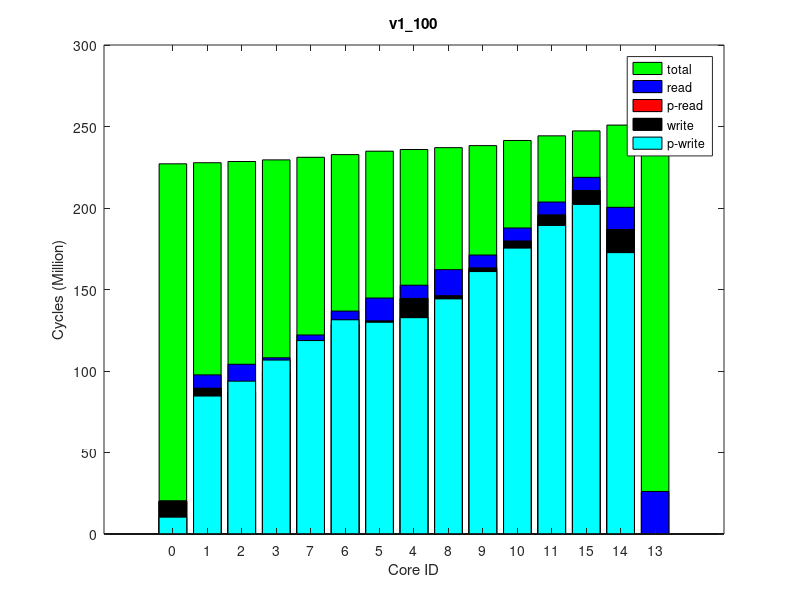

The MATLAB source for this figure:
times(1, :, :) = [
0, 228311863, 0
0, 228981313, 0
531, 229737177, 0
0, 230729605, 0
0, 237106413, 0
0, 236076477, 0
768, 233973406, 0
0, 232327264, 0
58, 238249616, 0
58, 239499042, 0
0, 242668033, 0
0, 245540405, 0
0, 252799856, 0
116, 252143832, 0
0, 248562185, 0
];
times(2, :, :) = [
0, 228326650, 0
0, 228996177, 0
413, 229752313, 0
0, 230743680, 0
0, 237122415, 0
0, 236092253, 0
116, 233988043, 0
0, 232341737, 0
0, 238264391, 0
776, 239512488, 0
0, 242678656, 0
0, 245551732, 0
0, 252811461, 0
116, 252158379, 0
0, 248579289, 0
];
times(3, :, :) = [
0, 228326642, 0
0, 228993571, 0
413, 229750020, 0
590, 230741845, 0
0, 237119462, 0
0, 236089924, 0
464, 233987684, 0
0, 232340081, 0
0, 238261614, 0
1162, 239510773, 0
0, 242675835, 0
0, 245548200, 0
0, 252800746, 0
116, 252148886, 0
0, 248570032, 0
];
times(4, :, :) = [
0, 228315172, 0
0, 228983343, 0
472, 229739723, 0
767, 230730471, 0
0, 237107709, 0
0, 236077393, 0
236, 233974383, 0
0, 232327526, 0
58, 238250288, 0
597, 239499111, 0
0, 242666705, 0
59, 245532216, 0
0, 252795884, 0
116, 252141300, 0
0, 248556822, 0
];
times(5, :, :) = [
0, 228325237, 0
0, 228994328, 0
531, 229750275, 0
772, 230741105, 0
0, 237119224, 0
0, 236090236, 0
468, 233985517, 0
0, 232339289, 0
0, 238260671, 0
1430, 239509963, 0
0, 242679407, 0
59, 245548024, 0
0, 252816717, 0
0, 252166967, 0
0, 248573283, 0
];
times(6, :, :) = [
0, 228323373, 0
0, 228993610, 0
590, 229749500, 0
0, 230741271, 0
0, 237119957, 0
0, 236090009, 0
464, 233986204, 0
0, 232339617, 0
58, 238262721, 0
948, 239511277, 0
0, 242677863, 0
59, 245551062, 0
0, 252823852, 0
0, 252172344, 0
0, 248574441, 0
];
times(7, :, :) = [
0, 228325451, 0
0, 228996181, 0
472, 229753685, 0
0, 230745766, 0
0, 237121511, 0
0, 236092231, 0
240, 233988216, 0
0, 232343119, 0
0, 238263388, 0
547, 239512700, 0
0, 242677751, 0
0, 245537233, 0
0, 252783996, 0
0, 252137574, 0
0, 248558959, 0
];
times(8, :, :) = [
0, 228317099, 0
0, 228986117, 0
531, 229742320, 0
776, 230733394, 0
0, 237111056, 0
0, 236081485, 0
174, 233977563, 0
0, 232331315, 0
58, 238253902, 0
546, 239503254, 0
0, 242669446, 0
0, 245537061, 0
0, 252795446, 0
116, 252147980, 0
0, 248561954, 0
];
times(9, :, :) = [
0, 228323157, 0
0, 228992997, 0
472, 229749043, 0
0, 230741328, 0
0, 237120974, 0
0, 236089787, 0
294, 233984623, 0
0, 232338778, 0
58, 238263258, 0
893, 239512531, 0
0, 242679543, 0
0, 245541678, 0
0, 252796497, 0
0, 252148200, 0
0, 248563348, 0
];
times(10, :, :) = [
0, 228331547, 0
0, 229000392, 0
413, 229753820, 0
0, 230745200, 0
0, 237123449, 0
0, 236092943, 0
758, 233989457, 0
0, 232343652, 0
0, 238265039, 0
239, 239514679, 0
0, 242683234, 0
0, 245551056, 0
0, 252807189, 0
0, 252147812, 0
0, 248575003, 0
];
ave_times = round(squeeze(mean(times)));
format long g, ave_times
std_times = round(squeeze(std(times)));
format long g, std_times
polling_read_times = ave_times;
times(1, :, :) = [
10318117, 226509291, 0
84698558, 227174344, 0
93807234, 227925799, 0
106738457, 228907727, 0
132774636, 235136452, 0
129928949, 234134728, 0
131477464, 232093601, 0
118747080, 230495190, 0
144308753, 236244114, 0
161048560, 237449267, 0
175429280, 240507290, 0
189313535, 243277189, 0
0, 250371664, 0
172639569, 249720634, 0
202198020, 246202390, 0
];
times(2, :, :) = [
10348540, 226498445, 0
84619035, 227163410, 0
93746453, 227913012, 0
106703427, 228895927, 0
132733176, 235123994, 0
129900281, 234122346, 0
131427238, 232081592, 0
118706571, 230483325, 0
144236303, 236231054, 0
161017777, 237435857, 0
175402954, 240493257, 0
189267226, 243268352, 0
0, 250370490, 0
172642151, 249721498, 0
202184103, 246196058, 0
];
times(3, :, :) = [
10334845, 226510844, 0
84777632, 227175442, 0
93885425, 227925920, 0
106822648, 228909504, 0
132747785, 235138594, 0
129907873, 234137295, 0
131479053, 232095377, 0
118778152, 230497794, 0
144247392, 236246060, 0
161011261, 237452167, 0
175416909, 240510016, 0
189283572, 243274184, 0
0, 250359313, 0
172620248, 249707396, 0
202183916, 246200482, 0
];
times(4, :, :) = [
10272745, 226471107, 0
84586283, 227136633, 0
93729010, 227887296, 0
106684962, 228870268, 0
132683864, 235098375, 0
129865841, 234096770, 0
131388318, 232056357, 0
118675988, 230458614, 0
144211462, 236205765, 0
160998254, 237411359, 0
175336579, 240470292, 0
189220932, 243239630, 0
0, 250330036, 0
172582875, 249673353, 0
202153792, 246166889, 0
];
times(5, :, :) = [
10278785, 226483219, 0
84574755, 227146118, 0
93688962, 227895570, 0
106655886, 228879561, 0
132685488, 235108848, 0
129840980, 234107649, 0
131377434, 232065704, 0
118665424, 230467804, 0
144211584, 236215933, 0
160962828, 237421817, 0
175330760, 240481186, 0
189275753, 243252469, 0
0, 250334833, 0
172579270, 249681105, 0
202180364, 246181147, 0
];
times(6, :, :) = [
10299693, 226490331, 0
84608457, 227154328, 0
93714027, 227906587, 0
106661214, 228888924, 0
132683028, 235118785, 0
129844586, 234117288, 0
131393797, 232075363, 0
118651111, 230477596, 0
144243224, 236225848, 0
161021096, 237430239, 0
175438678, 240489193, 0
189355108, 243260911, 0
0, 250340839, 0
172594531, 249689803, 0
202214929, 246186607, 0
];
times(7, :, :) = [
10310806, 226500834, 0
84619812, 227166991, 0
93737934, 227918948, 0
106697596, 228902130, 0
132702268, 235130266, 0
129888090, 234128839, 0
131429139, 232088072, 0
118692383, 230490371, 0
144245136, 236237708, 0
161040154, 237442576, 0
175392216, 240501808, 0
189308232, 243272639, 0
0, 250357748, 0
172621381, 249708871, 0
202160453, 246196785, 0
];
times(8, :, :) = [
10289028, 226480565, 0
84625462, 227143956, 0
93770242, 227895274, 0
106684535, 228876570, 0
132687829, 235106772, 0
129869975, 234105381, 0
131410044, 232063230, 0
118678997, 230465077, 0
144243438, 236213994, 0
160999447, 237418827, 0
175349184, 240476054, 0
189309367, 243243458, 0
0, 250334305, 0
172591270, 249678058, 0
202139774, 246166341, 0
];
times(9, :, :) = [
10332128, 226503250, 0
84602661, 227166240, 0
93716377, 227917337, 0
106679157, 228899900, 0
132691027, 235129464, 0
129859037, 234127564, 0
131393359, 232086293, 0
118666570, 230487581, 0
144238953, 236236703, 0
160976148, 237442206, 0
175378365, 240498414, 0
189271656, 243270689, 0
0, 250361479, 0
172623377, 249708951, 0
202192685, 246194590, 0
];
times(10, :, :) = [
10279533, 226487306, 0
84578741, 227152361, 0
93694360, 227902434, 0
106651955, 228885608, 0
132663980, 235115077, 0
129801227, 234113634, 0
131346583, 232072084, 0
118594019, 230473199, 0
144191815, 236222271, 0
160963218, 237426945, 0
175337053, 240485733, 0
189266103, 243261965, 0
0, 250342473, 0
172609809, 249697128, 0
202224597, 246191638, 0
];
ave_times = round(squeeze(mean(times)));
format long g, ave_times
std_times = round(squeeze(std(times)));
format long g, std_times
polling_write_times = ave_times;
times(1, :, :) = [
0, 252577941, 0
8268039, 253309823, 64000
16963525, 254126369, 128000
8309476, 255165841, 64000
8115540, 262078735, 64000
14133569, 260963415, 128000
8207063, 258670497, 64000
8245688, 256865089, 64000
16145484, 263309749, 128000
8054899, 264640123, 64000
8118146, 267996209, 64000
8022779, 271103512, 64000
26087771, 278831271, 255980
13577970, 278123493, 128000
8057495, 274306103, 64000
];
times(2, :, :) = [
0, 252578443, 0
8275049, 253311479, 64000
16871520, 254127234, 128000
8310413, 255168032, 64000
8115832, 262082286, 64000
14151485, 260967615, 128000
8216146, 258674490, 64000
8243043, 256869477, 64000
16092040, 263312992, 128000
8047886, 264644224, 64000
8118371, 268000560, 64000
8002226, 271112375, 64000
26089515, 278846397, 255980
13614733, 278142335, 128000
8022324, 274317274, 64000
];
times(3, :, :) = [
0, 252643971, 0
8272938, 253376521, 64000
16978679, 254194434, 128000
8301346, 255234432, 64000
8116441, 262143074, 64000
14153403, 261027478, 128000
8199192, 258735056, 64000
8248632, 256929761, 64000
16117665, 263374461, 128000
8030447, 264705141, 64000
8120230, 268061784, 64000
7995943, 271172739, 64000
26086843, 278902580, 255980
13580717, 278195367, 128000
8130369, 274373685, 64000
];
times(4, :, :) = [
0, 252624504, 0
8274042, 253356356, 64000
16982460, 254174474, 128000
8312775, 255212880, 64000
8113989, 262120116, 64000
14152666, 261005457, 128000
8214194, 258712388, 64000
8244274, 256906790, 64000
16068968, 263350586, 128000
8029213, 264681287, 64000
8118801, 268036967, 64000
7996665, 271141605, 64000
26089015, 278862177, 255980
13581274, 278158458, 128000
8132221, 274340329, 64000
];
times(5, :, :) = [
0, 252597795, 0
8275672, 253329295, 64000
16887688, 254147509, 128000
8308676, 255188944, 64000
8114476, 262101726, 64000
14152723, 260986525, 128000
8213834, 258693045, 64000
8243445, 256887817, 64000
16082678, 263332263, 128000
8039772, 264663158, 64000
8132897, 268021849, 64000
8004192, 271125899, 64000
26086505, 278843271, 255980
13574152, 278142921, 128000
8034466, 274328331, 64000
];
times(6, :, :) = [
0, 252591661, 0
8275359, 253323563, 64000
16885773, 254139808, 128000
8311413, 255180307, 64000
8113488, 262086677, 64000
14134194, 260972011, 128000
8205426, 258679816, 64000
8243697, 256874444, 64000
16068791, 263317359, 128000
8031319, 264647609, 64000
8120183, 268004881, 64000
8001740, 271116416, 64000
26088307, 278853472, 255980
13613730, 278147718, 128000
8023132, 274318812, 64000
];
times(7, :, :) = [
0, 252577507, 0
8276020, 253309040, 64000
16874456, 254127511, 128000
8310192, 255168831, 64000
8116249, 262079586, 64000
14133677, 260964425, 128000
8208153, 258671639, 64000
8247397, 256864947, 64000
16121054, 263310522, 128000
8031177, 264641260, 64000
8121254, 267996749, 64000
8000145, 271106126, 64000
26089075, 278823077, 255980
13614488, 278120182, 128000
8019277, 274308778, 64000
];
times(8, :, :) = [
0, 252631267, 0
8269327, 253363109, 64000
16869971, 254178383, 128000
8306788, 255219768, 64000
8118404, 262127288, 64000
14133512, 261012343, 128000
8205134, 258719575, 64000
8246272, 256914035, 64000
16163632, 263357217, 128000
8053001, 264687599, 64000
8115496, 268045951, 64000
8001236, 271157466, 64000
26089130, 278876634, 255980
13613025, 278176271, 128000
8023697, 274359349, 64000
];
times(9, :, :) = [
0, 252622242, 0
8267593, 253353905, 64000
16874725, 254169646, 128000
8315400, 255205816, 64000
8112251, 262114942, 64000
14132488, 261000598, 128000
8201798, 258708013, 64000
8250992, 256903529, 64000
16069971, 263346442, 128000
8028554, 264676521, 64000
8119705, 268033374, 64000
7995445, 271140353, 64000
26090472, 278871972, 255980
13580104, 278166311, 128000
8132676, 274342442, 64000
];
times(10, :, :) = [
0, 252607595, 0
8273988, 253339409, 64000
16870276, 254156341, 128000
8310051, 255192607, 64000
8116511, 262103981, 64000
14135273, 260989689, 128000
8209926, 258696299, 64000
8244871, 256891037, 64000
16096834, 263335015, 128000
8050089, 264665023, 64000
8129869, 268020501, 64000
8036083, 271134797, 64000
26090754, 278863793, 255980
13617327, 278157495, 128000
8124009, 274333823, 64000
];
ave_times = round(squeeze(mean(times)));
format long g, ave_times
std_times = round(squeeze(std(times)));
format long g, std_times
read_times = ave_times;
times(1, :, :) = [
0, 227093728, 0
0, 227761984, 0
0, 228516383, 0
0, 229505158, 0
0, 235870369, 0
0, 234842272, 0
0, 232744299, 0
0, 231102051, 0
0, 237009550, 0
0, 238255593, 0
0, 241413485, 0
0, 244262404, 0
0, 251512092, 0
0, 250860595, 0
0, 247287961, 0
];
times(2, :, :) = [
0, 227109046, 0
0, 227776589, 0
0, 228531802, 0
0, 229521866, 0
0, 235887788, 0
0, 234859132, 0
0, 232760823, 0
0, 231117867, 0
0, 237027212, 0
0, 238273589, 0
0, 241434940, 0
0, 244277565, 0
0, 251519967, 0
0, 250866533, 0
0, 247300610, 0
];
times(3, :, :) = [
0, 227109495, 0
0, 227777461, 0
0, 228531072, 0
0, 229520649, 0
0, 235885409, 0
0, 234857064, 0
0, 232758206, 0
0, 231115410, 0
0, 237024951, 0
0, 238271661, 0
0, 241429110, 0
0, 244271286, 0
0, 251510135, 0
0, 250855991, 0
0, 247295021, 0
];
times(4, :, :) = [
0, 227127895, 0
0, 227795941, 0
0, 228550239, 0
0, 229541058, 0
0, 235905210, 0
0, 234876624, 0
0, 232778272, 0
0, 231137605, 0
0, 237044537, 0
0, 238290857, 0
0, 241450730, 0
0, 244295881, 0
0, 251545865, 0
0, 250898069, 0
0, 247319628, 0
];
times(5, :, :) = [
0, 227133182, 0
0, 227800101, 0
0, 228555638, 0
0, 229546514, 0
0, 235911308, 0
0, 234882404, 0
0, 232784046, 0
0, 231142709, 0
0, 237050525, 0
0, 238297444, 0
0, 241459053, 0
0, 244309442, 0
0, 251556000, 0
0, 250904725, 0
0, 247333215, 0
];
times(6, :, :) = [
0, 227115192, 0
0, 227782061, 0
0, 228537287, 0
0, 229527379, 0
0, 235892529, 0
0, 234864418, 0
0, 232765924, 0
0, 231124040, 0
0, 237031716, 0
0, 238278136, 0
0, 241439635, 0
0, 244282815, 0
0, 251529524, 0
0, 250873110, 0
0, 247306772, 0
];
times(7, :, :) = [
0, 227065272, 0
0, 227732606, 0
0, 228488208, 0
0, 229478465, 0
0, 235842879, 0
0, 234814506, 0
0, 232716101, 0
0, 231073993, 0
0, 236982204, 0
0, 238228546, 0
0, 241388065, 0
0, 244239186, 0
0, 251494816, 0
0, 250838900, 0
0, 247265242, 0
];
times(8, :, :) = [
0, 227129180, 0
0, 227796228, 0
0, 228550978, 0
0, 229541569, 0
0, 235904843, 0
0, 234876761, 0
0, 232777986, 0
0, 231136948, 0
0, 237044257, 0
0, 238290383, 0
0, 241451267, 0
0, 244295498, 0
0, 251550829, 0
0, 250893324, 0
0, 247321725, 0
];
times(9, :, :) = [
0, 227114780, 0
0, 227780043, 0
0, 228534543, 0
0, 229524715, 0
0, 235889844, 0
0, 234861131, 0
0, 232762583, 0
0, 231120480, 0
0, 237029642, 0
0, 238275792, 0
0, 241434202, 0
0, 244278164, 0
0, 251530642, 0
0, 250874091, 0
0, 247302341, 0
];
times(10, :, :) = [
0, 227106292, 0
0, 227774097, 0
0, 228528886, 0
0, 229517862, 0
0, 235882480, 0
0, 234854604, 0
0, 232756285, 0
0, 231113893, 0
0, 237022459, 0
0, 238268560, 0
0, 241429116, 0
0, 244278603, 0
0, 251515228, 0
0, 250860098, 0
0, 247303344, 0
];
ave_times = round(squeeze(mean(times)));
format long g, ave_times
std_times = round(squeeze(std(times)));
format long g, std_times
total_times = ave_times;
times(1, :, :) = [
20169747, 228076992, 64000
89272411, 228747997, 128000
87157109, 229495370, 64000
99741769, 230474529, 64000
144549667, 236707982, 128000
130695887, 235704299, 64000
128552162, 233664916, 64000
113844496, 232063659, 64000
146119484, 237812479, 64000
163133895, 239019670, 64000
179669185, 242075196, 64000
195775711, 244858509, 64000
0, 251939623, 0
186808953, 251286880, 64000
210831025, 247784966, 64000
];
times(2, :, :) = [
20219253, 228106545, 64000
89511181, 228778254, 128000
87356660, 229525763, 64000
99940177, 230504858, 64000
144547763, 236736154, 128000
130712082, 235733289, 64000
128642006, 233695145, 64000
113965287, 232093596, 64000
146085153, 237840889, 64000
163149681, 239047495, 64000
179626457, 242104218, 64000
195636654, 244889612, 64000
0, 251975758, 0
186845238, 251327298, 64000
210676123, 247816232, 64000
];
times(3, :, :) = [
20184312, 228075066, 64000
89261448, 228746692, 128000
87086027, 229494340, 64000
99677491, 230472185, 64000
144519536, 236702698, 128000
130661999, 235699718, 64000
128515125, 233662437, 64000
113771260, 232062450, 64000
146093608, 237807707, 64000
163104990, 239013960, 64000
179640305, 242070965, 64000
195677599, 244846546, 64000
0, 251946671, 0
186811758, 251293644, 64000
210683720, 247776073, 64000
];
times(4, :, :) = [
20156388, 228081512, 64000
89245178, 228751838, 128000
87120702, 229499540, 64000
99713644, 230478689, 64000
144474095, 236709730, 128000
130584390, 235707429, 64000
128487090, 233669068, 64000
113773669, 232068249, 64000
146014230, 237814946, 64000
163057816, 239020721, 64000
179545513, 242077169, 64000
195568968, 244857386, 64000
0, 251955004, 0
186807289, 251299105, 64000
210715679, 247787460, 64000
];
times(5, :, :) = [
20180342, 228097881, 64000
89396222, 228768654, 128000
87270270, 229515253, 64000
99870698, 230493256, 64000
144448441, 236723684, 128000
130602463, 235719877, 64000
128522633, 233682882, 64000
113920768, 232082203, 64000
146030124, 237828279, 64000
163087777, 239034790, 64000
179579300, 242092546, 64000
195633965, 244862222, 64000
0, 251953002, 0
186819669, 251304488, 64000
210702880, 247788186, 64000
];
times(6, :, :) = [
20232757, 228146720, 64000
89559691, 228819464, 128000
87422097, 229566771, 64000
99991122, 230546131, 64000
144616634, 236774812, 128000
130762130, 235772004, 64000
128725505, 233735377, 64000
114028074, 232134544, 64000
146164252, 237880010, 64000
163230548, 239086339, 64000
179796563, 242141115, 64000
195824967, 244915212, 64000
0, 251997045, 0
186864065, 251348511, 64000
210868452, 247840950, 64000
];
times(7, :, :) = [
20186299, 228089851, 64000
89328776, 228761289, 128000
87237064, 229507652, 64000
99827152, 230485768, 64000
144545118, 236715045, 128000
130661719, 235712710, 64000
128581466, 233674856, 64000
113857648, 232074775, 64000
146107153, 237820122, 64000
163163870, 239027359, 64000
179685521, 242084560, 64000
195685273, 244870591, 64000
0, 251956631, 0
186846480, 251301886, 64000
210816555, 247797252, 64000
];
times(8, :, :) = [
20195594, 228108323, 64000
89351031, 228781086, 128000
87233965, 229526409, 64000
99784296, 230505126, 64000
144400512, 236736091, 128000
130508956, 235733632, 64000
128422324, 233695312, 64000
113765021, 232094032, 64000
145990306, 237841267, 64000
163017821, 239047763, 64000
179586465, 242103819, 64000
195615382, 244884881, 64000
0, 251975880, 0
186833976, 251325141, 64000
210674584, 247811116, 64000
];
times(9, :, :) = [
20193009, 228099905, 64000
89437151, 228768537, 128000
87269147, 229515730, 64000
99852148, 230496485, 64000
144512101, 236727847, 128000
130648028, 235724081, 64000
128608678, 233686604, 64000
113897899, 232085125, 64000
146060516, 237833130, 64000
163112054, 239039806, 64000
179591422, 242095177, 64000
195603415, 244861993, 64000
0, 251953947, 0
186815890, 251307436, 64000
210707066, 247787432, 64000
];
times(10, :, :) = [
20189818, 228099033, 64000
89233070, 228769914, 128000
87119283, 229517456, 64000
99657553, 230496550, 64000
144513356, 236727113, 128000
130597681, 235723881, 64000
128504153, 233687031, 64000
113776229, 232086200, 64000
146073780, 237832222, 64000
163086085, 239039123, 64000
179616158, 242094733, 64000
195665193, 244867134, 64000
0, 251968917, 0
186850203, 251315726, 64000
210774022, 247796171, 64000
];
ave_times = round(squeeze(mean(times)));
format long g, ave_times
std_times = round(squeeze(std(times)));
format long g, std_times
write_times = ave_times;
mytitle = 'v1\_100';
order = [1 2 3 4 8 7 6 5 9 10 11 12 15 14 13];

total_times = total_times(:, 2)(order);

read_times = read_times(:, 1)(order);
write_times = write_times(:, 1)(order);

polling_read_times = polling_read_times(:, 1)(order);
polling_write_times = polling_write_times(:, 1)(order);

total_times /= 1000000;

read_times /= 1000000;
write_times /= 1000000;

polling_read_times /= 1000000;
polling_write_times /= 1000000;

% laying read on top of write
read_times += write_times;
polling_read_times += write_times;

figure(1);
clf()
% set(gcf, 'Position', get(0,'Screensize'));
% set(gcf,'units','normalized','outerposition',[0 0 1 1])
bar(0:14, total_times,'g');
hold on;
bar(0:14, read_times,'b');
bar(0:14, polling_read_times,'r');
bar(0:14, write_times,'k');
bar(0:14, polling_write_times,'c');
hold off

axis([-2 16 0 300])
% axis([-1 15])
set(gca,'XTick',0:14);
set(gca,'xticklabel',{ '0'; '1'; '2'; '3'; '7'; '6'; '5'; '4'; '8'; '9'; '10'; '11'; '15'; '14'; '13' })

xlabel('Core ID')
ylabel('Cycles (Million)')

legend('total', 'read', 'p-read', 'write', 'p-write')
title(mytitle)
print(1, strcat(mytitle, '.png'))
